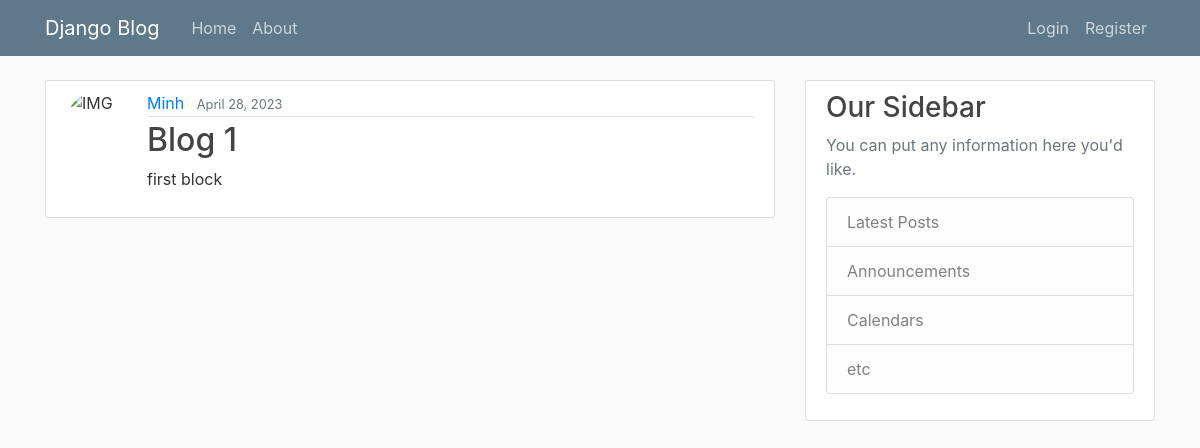
Page /post/2/ on the earlier database version.
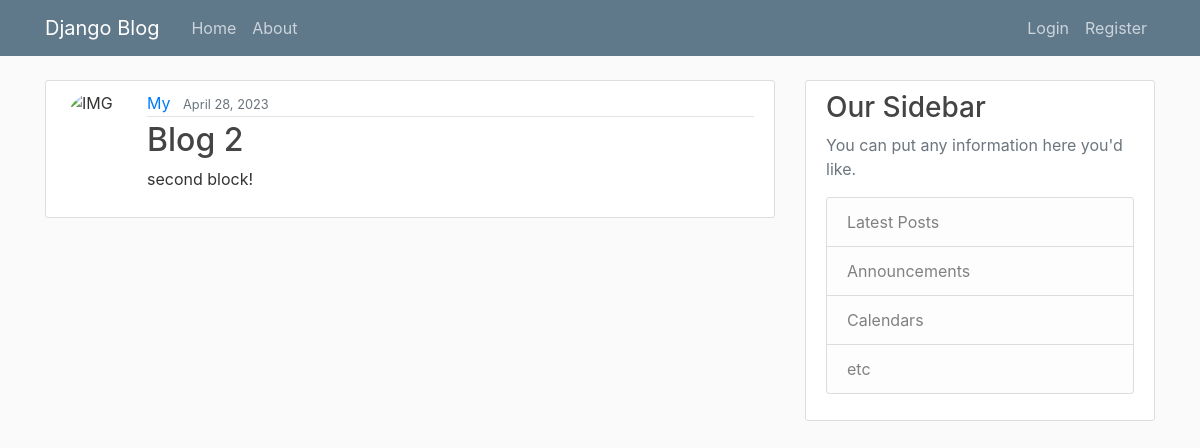
Same page on the later database version.
### blog/models.py (models this page shows, shortened)
class Post(models.Model):
    title = models.CharField(max_length=100)
    content = models.TextField()
    date_posted = models.DateTimeField(default = timezone.now())
    author = models.ForeignKey(User, on_delete=models.CASCADE)

### blog/views.py (the view)
# urls.py: path('post/<int:pk>/', PostDetailView.as_view(), name='post-detail'),
class PostDetailView(DetailView):
    model = Post

### blog/templates/blog/post_detail.html (shortened to what this page needs)
{% extends "blog/base.html" %}
{% block content %}
    <article class="media content-section">
        <img src="{{ object.author.profile.image.url }}" alt="IMG" class="rounded-circle article-img">
        <div class="media-body">
        <div class="article-metadata">
            <a class="mr-2" href="{%url 'blog-about'%}">{{ object.author }}</a>
            <small class="text-muted">{{ object.date_posted|date:"F d, Y" }}</small>
        </div>
        <h2 class="article-title">{{ object.title }}</h2>
        <p class="article-content">{{ object.content }}</p>
        </div>
    </article>
{% endblock content %}

Differences in the rows shown:
changed Post: author "Minh" → "My"; title "Blog 1" → "Blog 2"; content "first block" → "second block!"
